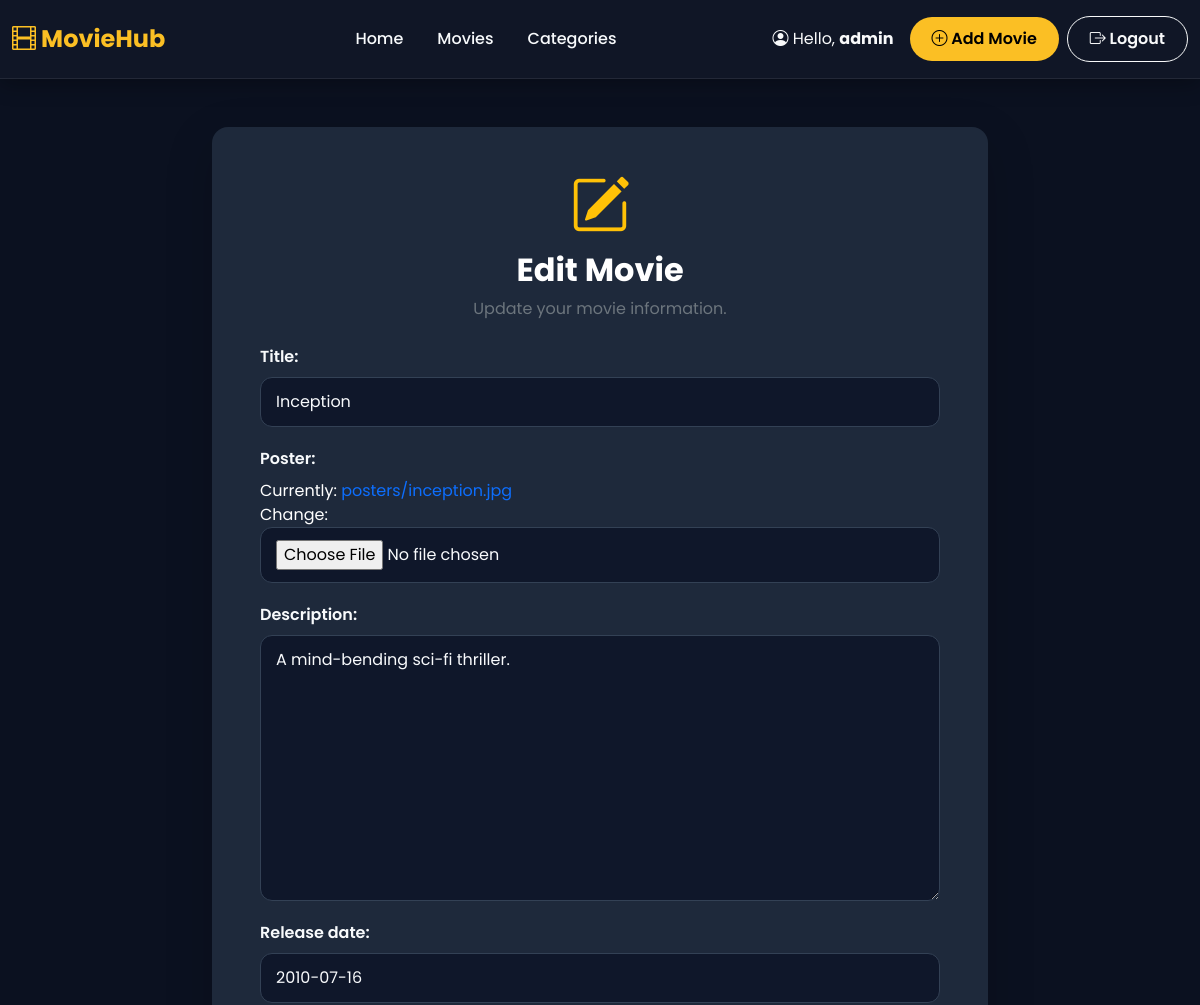
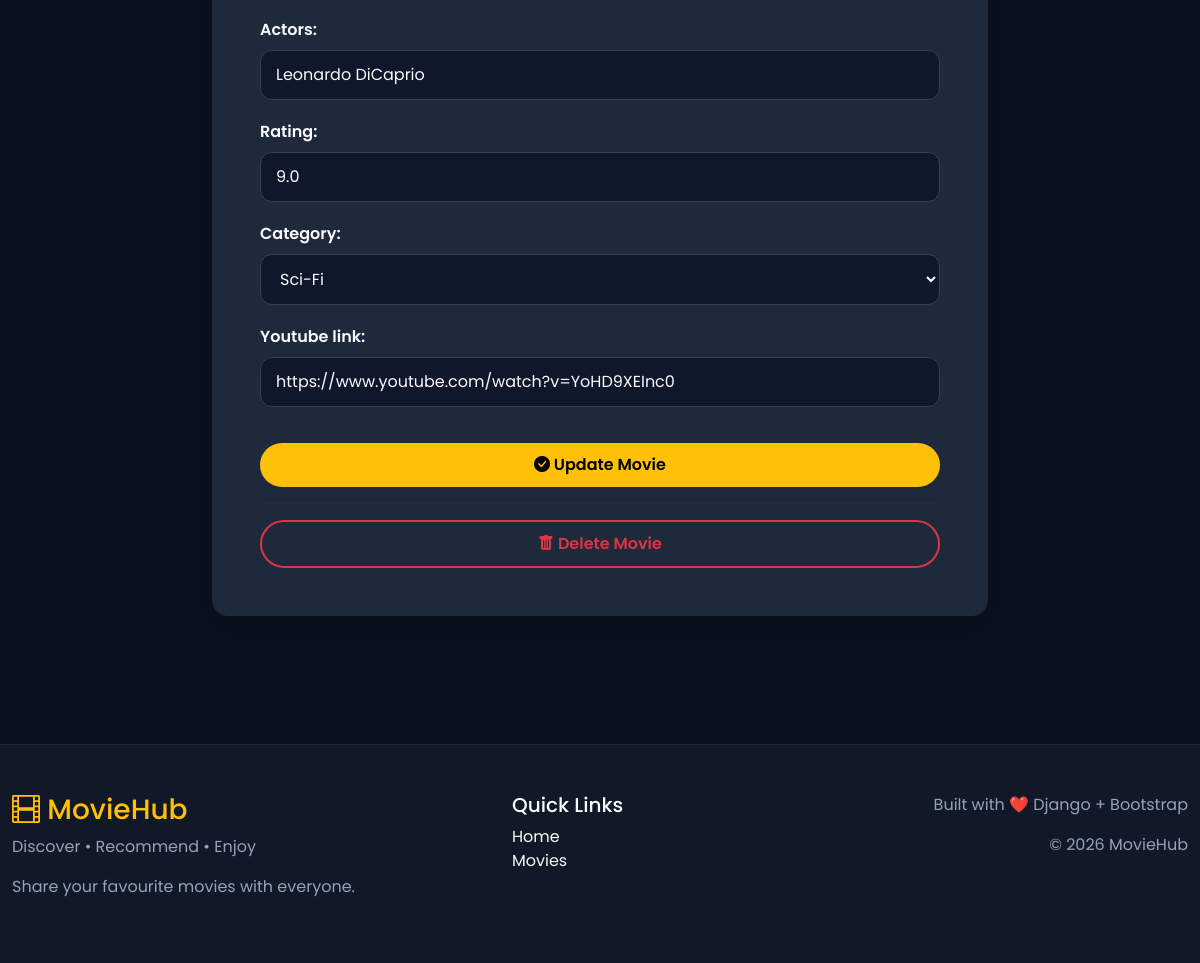
Page /movie/1/edit/ (signed in) on the committed database (2 pictures, top to bottom).
### movies/models.py (models this page shows, shortened)
class Movie(models.Model):
    title = models.CharField(max_length=200)
    poster = models.ImageField(upload_to="posters/")
    description = models.TextField()
    release_date = models.DateField()
    actors = models.CharField(max_length=300)
    rating = models.FloatField()
    category = models.ForeignKey(
        Category,
        on_delete=models.CASCADE,
        related_name="movies"
    )
    youtube_link = models.URLField()
    user = models.ForeignKey(
        User,
        on_delete=models.CASCADE,
        related_name="movies"
    )

### movies/views.py (the view)
# urls.py: path("movie/<int:movie_id>/edit/", views.edit_movie, name="edit_movie"),
@login_required
def edit_movie(request, movie_id):
    movie = get_object_or_404(Movie, id=movie_id)
    if movie.user != request.user:
        return HttpResponseForbidden("You are not allowed to edit this movie.")
    if request.method == "POST":
        form = MovieForm(request.POST, request.FILES, instance=movie)
        if form.is_valid():
            form.save()
            messages.success(request, "Movie updated successfully!")
            return redirect("movie_detail", movie.id)
    else:
        form = MovieForm(instance=movie)
    return render(
    request,
    "movies/edit_movie.html",
    {
        "form": form,
        "movie": movie,
    }
)

### movies/forms.py
class MovieForm(forms.ModelForm):
    class Meta:
        model = Movie
        fields = [
            "title",
            "poster",
            "description",
            "release_date",
            "actors",
            "rating",
            "category",
            "youtube_link",
        ]

### movies/models.py (called while the page is built)
    def __str__(self):
        return self.name

### movies/templates/movies/edit_movie.html (shortened to what this page needs)
{% extends 'base.html' %}
{% block content %}
<div class="row justify-content-center">
    <div class="col-lg-8">
        <div class="card shadow-lg border-0 rounded-4">
            <div class="card-body p-5">
                <div class="text-center mb-4">
                    <i class="bi bi-pencil-square text-warning"
                       style="font-size:60px;"></i>
                    <h2 class="fw-bold mt-3">
                        Edit Movie
                    </h2>
                    <p class="text-secondary">
                        Update your movie information.
                    </p>
                </div>
                <form method="POST"
                      enctype="multipart/form-data">
                    {{ form.as_p }}
                    <button
                        type="submit"
                        class="btn btn-warning w-100 mt-3">
                        <i class="bi bi-check-circle-fill"></i>
                        Update Movie
                    </button>
                </form>
                {% if user == movie.user %}
                <hr>
                <a
                    href="{% url 'delete_movie' movie.id %}"
                    class="btn btn-outline-danger w-100">
                    <i class="bi bi-trash-fill"></i>
                    Delete Movie
                </a>
                {% endif %}
            </div>
        </div>
    </div>
</div>
{% endblock %}

### templates/base.html (shortened to what this page needs)
<head>
    <link href="https://cdn.jsdelivr.net/npm/bootstrap@5.3.7/dist/css/bootstrap.min.css" rel="stylesheet">
    <link rel="stylesheet"
          href="https://cdn.jsdelivr.net/npm/bootstrap-icons@1.11.3/font/bootstrap-icons.min.css">
</head>
<body>
<nav class="navbar navbar-expand-lg navbar-dark sticky-top">
    <div class="container">
        <a class="navbar-brand" href="{% url 'home' %}">
            <i class="bi bi-film"></i> MovieHub
        </a>
        <div class="collapse navbar-collapse" id="navbarContent">
            <ul class="navbar-nav mx-auto">
                <li class="nav-item">
                    <a class="nav-link" href="{% url 'home' %}">
                        Home
                    </a>
                </li>
                <li class="nav-item">
                    <a class="nav-link" href="{% url 'home' %}#movies">
    Movies
</a>
                </li>
                <li class="nav-item">
                    <a class="nav-link" href="#">
                        Categories
                    </a>
                </li>
            </ul>
            <div class="d-flex align-items-center">
                {% if user.is_authenticated %}
                    <span class="text-light me-3">
                        <i class="bi bi-person-circle"></i>
                        Hello,
                        <strong>{{ user.username }}</strong>
                    </span>
                    <a
                        href="{% url 'add_movie' %}"
                        class="btn btn-primary me-2">
                        <i class="bi bi-plus-circle"></i>
                        Add Movie
                    </a>
                    <a
                        href="{% url 'logout' %}"
                        class="btn btn-outline-light">
                        <i class="bi bi-box-arrow-right"></i>
                        Logout
                    </a>
                {% endif %}
            </div>
        </div>
    </div>
</nav>
<div class="container py-5">
    {% block content %}
    {% endblock %}
</div>
<footer class="py-5">
    <div class="container">
        <div class="row">
            <div class="col-lg-5">
                <h3 class="text-warning">
                    <i class="bi bi-film"></i>
                    MovieHub
                </h3>
                <p>
                    Discover • Recommend • Enjoy
                </p>
                <p>
                    Share your favourite movies with everyone.
                </p>
            </div>
            <div class="col-lg-3">
                <h5>
                    Quick Links
                </h5>
                <ul class="list-unstyled">
                    <li>
                        <a href="{% url 'home' %}" class="text-decoration-none text-light">
                            Home
                        </a>
                    </li>
                    <li>
                        <a href="{% url 'home' %}" class="text-decoration-none text-light">
                            Movies
                        </a>
                    </li>
                </ul>
            </div>
            <div class="col-lg-4 text-lg-end mt-4 mt-lg-0">
                <p>
                    Built with
                    ❤️ Django + Bootstrap
                </p>
                <p>
                    © 2026 MovieHub
                </p>
            </div>
        </div>
    </div>
</footer>
</body>

### templates/base.html (style rules this page uses)
* { margin:0; padding:0; box-sizing:border-box; font-family:'Poppins',sans-serif; }
body { background:var(--bg); color:var(--text); min-height:100vh; }
a { text-decoration:none; transition:.3s; }
.container { max-width:1200px; }
form p { margin-bottom:20px; }
form label { display:block; font-weight:600; margin-bottom:8px; color:#F8FAFC; }
form input, form textarea, form select { width:100%; padding:12px 15px; border-radius:12px; border:1px solid #334155; background:#0F172A; color:#F8FAFC; }
.navbar { background:rgba(17,24,39,.9)!important; backdrop-filter:blur(12px); border-bottom:1px solid rgba(255,255,255,.08); box-shadow:0 5px 20px rgba(0,0,0,.3); padding:16px 0; }
.navbar-brand { font-size:1.5rem; font-weight:700; color:var(--primary)!important; }
.nav-link { color:var(--text)!important; margin-left:18px; position:relative; font-weight:500; }
.nav-link::after { content:""; position:absolute; left:0; bottom:-6px; width:0%; height:2px; background:var(--primary); transition:.3s; }
.btn { border-radius:50px; padding:10px 22px; font-weight:600; transition:.3s; }
.btn-primary { background:var(--primary); border:none; color:#000; }
.btn-warning { border:none; }
.card { background:var(--card); border:none; border-radius:18px; overflow:hidden; transition:.35s; color:white; box-shadow:0 10px 25px rgba(0,0,0,.35); }
footer { margin-top:80px; background:var(--surface); border-top:1px solid rgba(255,255,255,.08); }
footer p { color:var(--muted); }
.btn-outline-danger { border-width:2px; }
.card-body hr { border-color:rgba(255,255,255,.08); }
.card { animation:fadeUp .5s ease; }

### rows in the picture
Movie: title "Inception", description "A mind-bending sci-fi thriller.", release_date "2010-07-16", actors "Leonardo DiCaprio", rating "9.0", category "Sci-Fi", youtube_link "https://www.youtube.com/watch?v=YoHD9XEInc0"

### other values in the picture
{{ user.username }} "admin"
